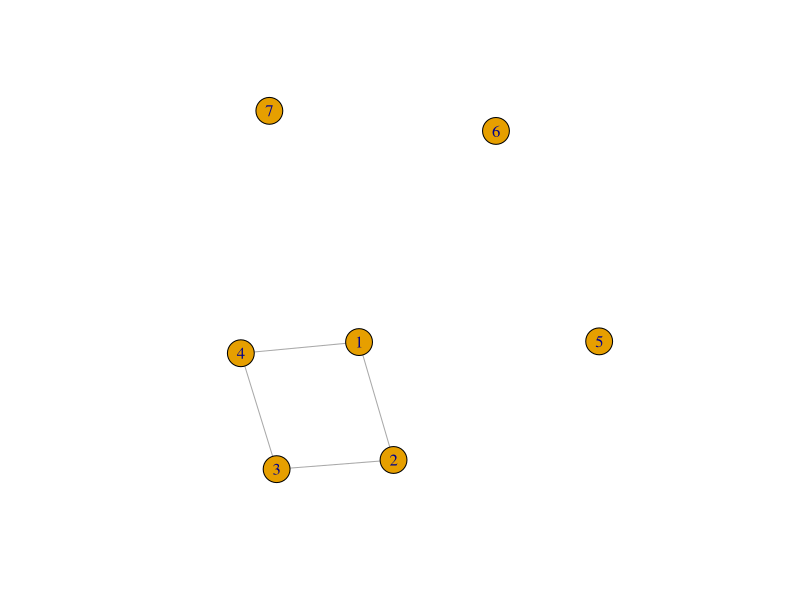

Recreate this plot in R.
#Social Network Analysis
library(igraph)
g <- graph(c(1,2,2,3,3,4,4,1),
           directed = F,
           n=7)
plot(g)
